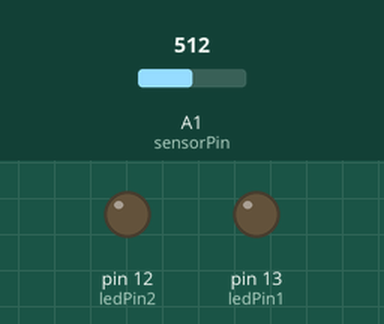
Bench run of a sketch on a simulated Arduino Uno, built with avr-gcc and run on an emulated ATmega328P. On the bench: output pins drawn as LEDs (lit = HIGH). The test bench sets the inputs (shaded band); at power-on: A1 (sensorPin) = 512.

Above: at 1.2 s.
1.3 s: A1 (sensorPin) set to 409
2.8 s: A1 (sensorPin) set to 383
At 3.2 s:
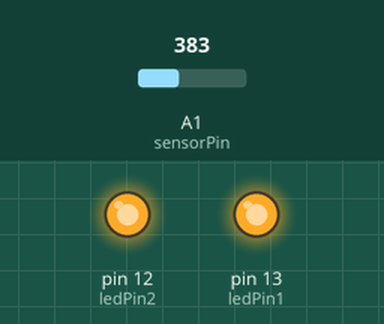
4.3 s: A1 (sensorPin) set to 410
At 5.5 s:
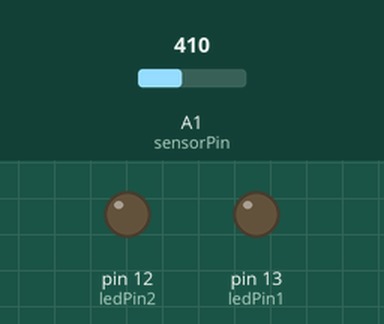
5.8 s: A1 (sensorPin) set to 390
At 6.7 s:
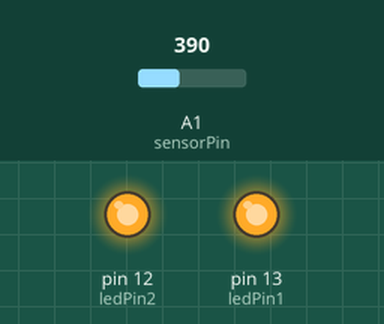
Timing chart, 0 to 8.3 s (numbered marks = the images above; inputs shaded):
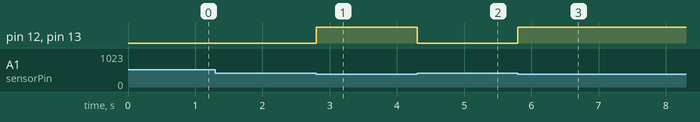

The sketch:

Lvl3Light.ino
```cpp
int sensorPin = A1;// select the input pin for the potentiometer
int ledPin1 = 13;
int ledPin2 = 12; // select the pin for the LED
int sensorValue = 0;  // variable to store the value coming from the sensor

void setup() {
pinMode(ledPin2, OUTPUT);
pinMode(ledPin1, OUTPUT);

}

void loop() {
 sensorValue = analogRead(sensorPin);
 if (sensorValue < 400){
  digitalWrite(ledPin1, HIGH);
  digitalWrite(ledPin2, HIGH);
}

 if (sensorValue > 400){
  digitalWrite(ledPin1, LOW);
  digitalWrite(ledPin2, LOW);
}

}
```

Measured:
- the behaviour switches between 400 and 399 on A1 (sensorPin) (found by bisection; images 0 and 1)
- after the input at 1.3 s, every drawn part: stays the same
- after the input at 2.8 s, pin 12 (ledPin2), pin 13 (ledPin1): LOW → HIGH at once
- after the input at 4.3 s, pin 12 (ledPin2), pin 13 (ledPin1): HIGH → LOW at once
- after the input at 5.8 s, pin 12 (ledPin2), pin 13 (ledPin1): LOW → HIGH at once
